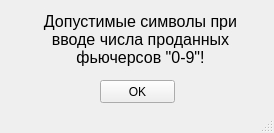
<?xml version="1.0" encoding="UTF-8"?>
<ui version="4.0">
 <class>MainWindow</class>
 <widget class="QMainWindow" name="MainWindow">
  <property name="geometry">
   <rect>
    <x>0</x>
    <y>0</y>
    <width>274</width>
    <height>133</height>
   </rect>
  </property>
  <property name="windowTitle">
   <string>Ошибка</string>
  </property>
  <property name="windowIcon">
   <iconset>
    <normaloff>../../../../../307313.png</normaloff>../../../../../307313.png</iconset>
  </property>
  <widget class="QWidget" name="centralwidget">
   <widget class="QPushButton" name="Ok_Button">
    <property name="geometry">
     <rect>
      <x>100</x>
      <y>80</y>
      <width>75</width>
      <height>23</height>
     </rect>
    </property>
    <property name="text">
     <string>OK</string>
    </property>
   </widget>
   <widget class="QLabel" name="label">
    <property name="geometry">
     <rect>
      <x>40</x>
      <y>9</y>
      <width>201</width>
      <height>61</height>
     </rect>
    </property>
    <property name="font">
     <font>
      <pointsize>12</pointsize>
     </font>
    </property>
    <property name="text">
     <string>Допустимые символы при вводе числа проданных фьючерсов &quot;0-9&quot;!</string>
    </property>
    <property name="alignment">
     <set>Qt::AlignCenter</set>
    </property>
    <property name="wordWrap">
     <bool>true</bool>
    </property>
   </widget>
  </widget>
  <widget class="QMenuBar" name="menubar">
   <property name="geometry">
    <rect>
     <x>0</x>
     <y>0</y>
     <width>274</width>
     <height>21</height>
    </rect>
   </property>
  </widget>
  <widget class="QStatusBar" name="statusbar"/>
 </widget>
 <resources/>
 <connections/>
</ui>
